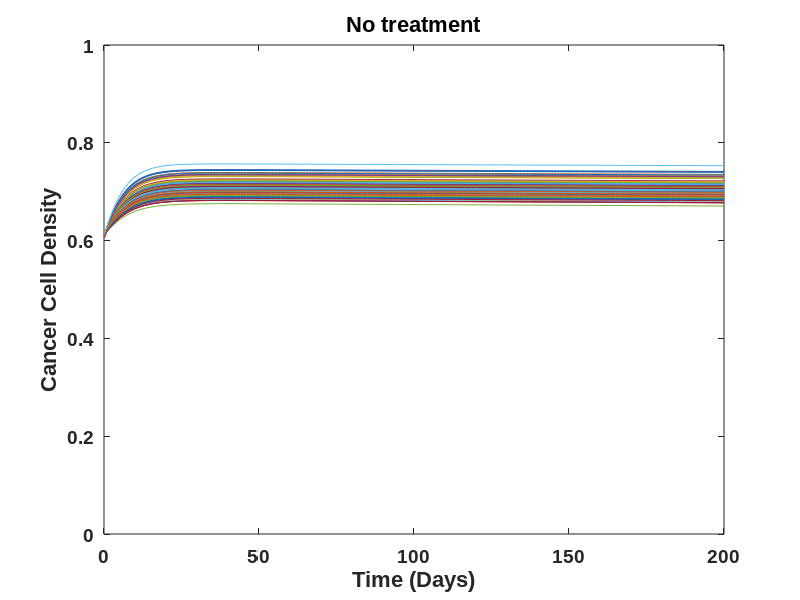
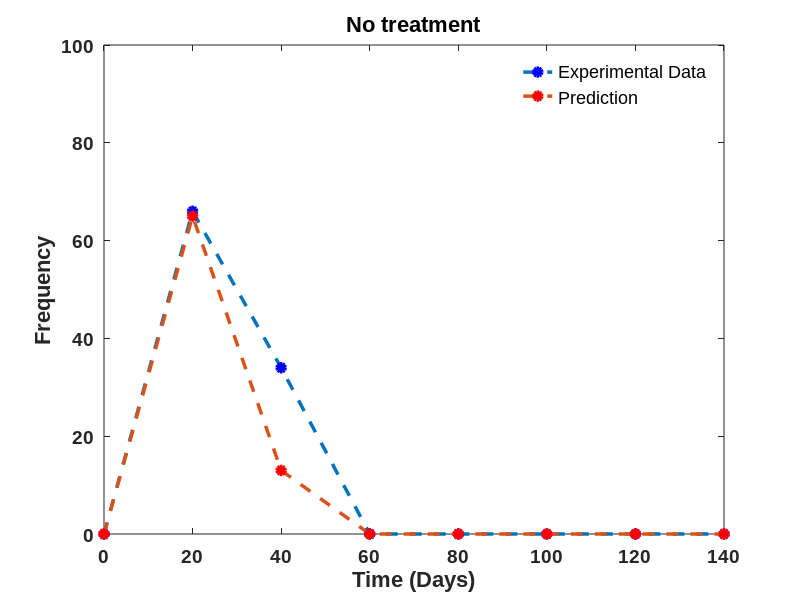

MATLAB code to generate these figures, in order:
clc
close all
global PTEN
PTEN=1;


if PTEN==0
    load('stochastic_KO.mat');
else
    load('stochastic_WT.mat');
end
[asizeC,bsizeC]=size(C);
TimeLength=bsizeC-1;
threshold=0.7;
[p,p12]=size(C);

%death_day表示死亡的天数
death_day=zeros(p,1);
for person=1:1:p
    if isempty(find(C(person,:)>=threshold,1))%为空进入
        max_death_day=max(C(person,:));
        i=find(C(person,:)==max_death_day);
        if i+50<=p12 && max_death_day>=0.97 && (max_death_day-sum(C(person,i+1:i+50))/50)/max_death_day<0.005
            aaaaaa=1
            death_day(person,1)=i;
        end
    else
        death_day(person,1)=find(C(person,:)>=threshold,1); %只要第一个，大于阈值的第一天
    end
end
%death_person表示每天死亡的人数
death_person=zeros(TimeLength+1,1);
for i=1:1:TimeLength+1
    dp=find(death_day==i);
    if isempty(dp)%空就是这天无人死亡
        continue;
    else
        death_person(i,1)=length(dp);
    end
end
Survival_Rate=100*ones(TimeLength+1,1);
for i=2:1:TimeLength+1
    Survival_Rate(i,1)=(p-death_person(i,1))*100/p;
end
%death_person_20表示每20天死亡的人数
death_person_20=zeros(TimeLength/20+1,1);
for i=1:1:TimeLength/20
    death_person_20(i+1,1)=sum(death_person((i-1)*20+1:i*20,1));
end
if PTEN==1
    save('stochastic_CSF1RI_MT.mat','Survival_Rate','death_person','death_person_20','death_day');
else
    save('stochastic_Gal9I_KO.mat','Survival_Rate','death_person','death_person_10','death_day');
end


if PTEN==0
    %without treatment KO
    figure,
    for person=1:p
        hold on;
         plot(20:90,C(person,21:91));
         % plot(0:90,C(person,1:91));
    end
    set(gca,'xtick',(1:10:90));
    xlim([20 90]);
    set(gca,'FontSize',14,'FontWeight','bold');
    xlabel('Time (Days)','FontWeight','Bold','FontSize',16);
    ylabel('Cancer Cell Density','FontWeight','Bold','FontSize',18);
    % figure_FontSize=18;
    ylim([0.5 1]);
    title('No Treatment','FontWeight','Bold','FontSize',16);
    % set(get(gca,'XLabel'),'FontSize',figure_FontSize,'Vertical','top');
    % set(get(gca,'YLabel'),'FontSize',figure_FontSize,'Vertical','middle');
    % set(findobj('FontSize',18),'FontSize',figure_FontSize);
    box on;

    ST2=[0 60 30 10 0 0 0 0];%20day-90day
    PST2=death_person_10(3:10,1);
    figure,
    plot(0:20:140,ST2,'b o-- ','Linewidth',2.5,'MarkeredgeColor','b','MarkerfaceColor','b');axis([0,140,0,100])
    hold on, 
    plot(0:20:140,PST2,'r o-- ','Linewidth',2.5,'MarkeredgeColor','r','MarkerfaceColor','r');axis([0,140,0,100])
    set(gca,'xtick',(0:20:140));
    xlim([0 140]);
    legend('Experimental data','Prediction')
    title('PTEN-null CSF1RI','FontWeight','Bold','FontSize',18);
    set(gca,'xticklabel',{'20','30','40','50','60','70','80','90'})
    xlabel('Time (Days)','FontWeight','Bold','FontSize',18);
    ylabel('Frequency','FontWeight','Bold','FontSize',18);
    set(gca,'FontSize',18);
    figure_FontSize=18;
    set(get(gca,'XLabel'),'FontSize',figure_FontSize,'Vertical','top');
    set(get(gca,'YLabel'),'FontSize',figure_FontSize,'Vertical','middle');
    set(findobj('FontSize',18),'FontSize',figure_FontSize);
else
    
    figure,
    for person=1:p
        hold on;
        plot(0:1:200,C(person,:));
        % plot(0:90,C(person,1:91));
    end
    set(gca,'xtick',(0:50:200));
    xlim([0 200]);
    set(gca,'FontSize',14,'FontWeight','bold','fontname','Arial');
    xlabel('Time (Days)','FontWeight','Bold','FontSize',16,'fontname','Arial');
    ylabel('Cancer Cell Density','FontWeight','Bold','FontSize',16,'fontname','Arial');
    ylim([0 1]);
    title('No treatment','FontWeight','Bold','FontSize',16,'fontname','Arial');
    box on;

    ST1=[0 66 34 0 0 0 0 0];%20day-90day
    PST1=death_person_20(1:8,1);
    figure,
    plot(0:20:140,ST1,'o-- ','Linewidth',2.5,'MarkeredgeColor','b','MarkerfaceColor','b');axis([0,140,0,100])
    hold on, 
    plot(0:20:140,PST1,'o-- ','Linewidth',2.5,'MarkeredgeColor','r','MarkerfaceColor','r');axis([0,140,0,100])
    % set(gca,'xtick',(0:20:140));
    xlim([0 140]);
    set(gca,'FontSize',14,'FontWeight','bold','fontname','Arial');
    legend('Experimental Data','Prediction','fontname','Arial','box','off')
    title('No treatment','FontWeight','Bold','FontSize',16,'fontname','Arial');
    % set(gca,'xticklabel',{'20','30','40','50','60','70','80','90'})
    xlabel('Time (Days)','FontWeight','Bold','FontSize',16,'fontname','Arial');
    ylabel('Frequency','FontWeight','Bold','FontSize',16,'fontname','Arial');
    % set(gca,'FontSize',18);
    % figure_FontSize=18;
    % set(get(gca,'XLabel'),'FontSize',figure_FontSize,'Vertical','top');
    % set(get(gca,'YLabel'),'FontSize',figure_FontSize,'Vertical','middle');
    % set(findobj('FontSize',18),'FontSize',figure_FontSize);
end

% i=2;
% set(i,'Units','Inches');
% pos = get(i,'Position');
% set(i,'PaperPositionMode','Auto','PaperUnits','Inches','PaperSize',[pos(3), pos(4)])
% filename=['E:\aa文件\project\project2\4\',num2str(5)];
% print(i,filename,'-dpdf','-r2000','-r0')